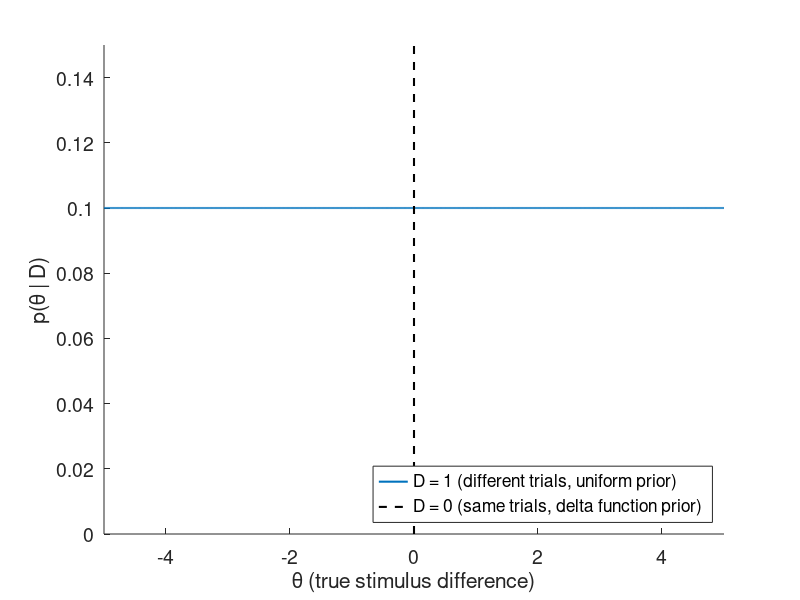

Source code (MATLAB): (Note: this script raises an error after producing the figure.)
% This code produces plots to explain the framework of our Bayesian same different model
%% SETUP
% Sigma values
sigmaTest = 0.5; % sigma test
sigmaRef = 0.5;  % sigma ref (aka sigma zero)

% Priors
pSame = 0.5;
pDiff = 0.5;

% Stimulus range
possibleStimDiffDb = [-5, 5];

% Possible theta values for different trials
% These are the true stimulus differences, approximates the prior p(theta | D = 1)
thetaMin = min(possibleStimDiffDb);
thetaMax = max(possibleStimDiffDb);
thetaRange = linspace(thetaMin, thetaMax, 1000); % smoother than stimDiffDb
thetaRange = thetaRange(find(thetaRange ~= 0)); % do not include 0 in the range

% Measurement grid for numerical integration
% The variable that the observer actually sees, possible measurement values 
mGrid = linspace(min(possibleStimDiffDb), max(possibleStimDiffDb), 1000)';  % column vector
dm = mGrid(2) - mGrid(1);

%% Plot of stimulus priors
% Uniform prior for D = 1
p_theta_given_D1 = ones(size(thetaRange)) / (thetaMax - thetaMin);

% Plot
figure; hold on;

% Plot uniform prior (different trials)
plot(thetaRange, p_theta_given_D1, 'LineWidth', 1.5);

% Plot delta function for same trials as a dotted vertical line
% Could add an arrow for clarity
maxHeight = max(p_theta_given_D1) * 1.5;
plot([0 0], [0 maxHeight], '--', 'LineWidth', 1.5, 'Color','k');

% Formatting
xlabel('\theta (true stimulus difference)');
ylabel('p(\theta | D)');
legend('D = 1 (different trials, uniform prior)', ...
       'D = 0 (same trials, delta function prior)', ...
       'Location', 'Southeast');
xlim([thetaMin thetaMax]);
ylim([0 maxHeight]);
set(gca, 'FontSize', 14);

%% Plotting (marginal) likelihoods

% Likelihood = marginal likelihood for same trials (D = 0)
% m represents the difference between the measurements
P_m_given_D0 = normpdf(mGrid, 0, sqrt(2)*sigmaRef); % std dev is sqrt(2)*sigmaZero

% Marginal likelihood for different trials (D = 1) as integral of Gaussians (box shape)
P_m_given_D1 = mean(normpdf(mGrid, thetaRange, sqrt(sigmaTest^2 + sigmaRef^2)), 2);
% normpdf() produces a matrix, with rows = m values and columns = theta values
% each column is p(m | theta_j)
% taking the mean(..., 2) averages across theta values for each fixed m

% Select a few theta values to plot example shifted Gaussians
exampleIdx = round(linspace(1, length(thetaRange), 5));  % 5 evenly spaced theta
figure; hold on;

% Plot example shifted Gaussians (light red)
for i = 1:length(exampleIdx)
    theta_i = thetaRange(exampleIdx(i));
    plot(mGrid, normpdf(mGrid, theta_i, sigmaTot), ...
         'Color', [0.8 0 0 0.3], 'LineWidth', 1.5);
end

% Overlay marginal likelihood (red)
plot(mGrid, P_m_given_D1, 'r', 'LineWidth', 3);

% Overlay same trials Gaussian (blue)
plot(mGrid, P_m_given_D0, 'b', 'LineWidth', 3);

% Labels and formatting
xlabel('Measurement m');
ylabel('p(m | D)');
legend('Shifted Gaussians', 'D = 1 marginal', 'D = 0 Gaussian');
set(gca, 'FontSize', 14);
xlim([-6 6]);
ylim([0 max([P_m_given_D1; P_m_given_D0])*1.2]);
box off;

%%















function pDifferent = bayesianSameDiffModelTwoSigma( stimDiffDb, sigmaParams, priorSame )
% Probability of reporting "different" in a same different judgement
%
% Syntax:
%   pDifferent = bayesianSameDiffModel( stimDiffDb, sigma )
%
% Description:
%   Bayesian same–different discrimination model.
%
%   Computes the observer's probability of reporting "different" for each
%   physical stimulus difference Δ in the vector stimDiffDb.
%
% Inputs:
%   stimDiffDb  - Vector of numeric values. The difference
%                 between the stimuli in units of decibels.
%
%   sigma       - Scalar numeric value. Standard deviation of sensory noise
%                 for internal measurements m1 and m2.
%
% Outputs:
%   pDifferent  - Vector of same length as stimDiffDb that gives
%                 the probability of reporting "different" for
%                 that degree of stimulus difference.
%
% Examples:
%{
    sigma = 0.3
    stimDiffDb = -10:0.5:10;    
    pDifferent = bayesianSameDiffModelTwoSigma(stimDiffDb, sigma );
    plot(stimDiffDb, pDifferent,'*-r');
%}

% Unpack two sigma values
sigma = sigmaParams(1); % sigma test
sigmaZero = sigmaParams(2);  % sigma ref

% Priors
pSame = priorSame;
pDiff = 1 - priorSame;

% Theoretical stimulus range
% CHANGE TO STIM PARAMS DOMAIN LIST
possibleStimDiffDb = [-5, 5];

% Possible theta values for different trials
% These are the true stimulus differences, approximates the prior p(theta | D = 1)
thetaRange = linspace(min(possibleStimDiffDb), max(possibleStimDiffDb), 1000); % smoother than stimDiffDb
thetaRange = thetaRange(find(thetaRange ~= 0)); % do not include 0 in the range

% Measurement grid for numerical integration
% The variable that the observer actually sees, possible measurement values 
mGrid = linspace(min(possibleStimDiffDb), max(possibleStimDiffDb), 1000)';  % column vector
dm = mGrid(2) - mGrid(1);

% Likelihood = marginal likelihood for same trials (D = 0)
% m represents the difference between the measurements
P_m_given_D0 = normpdf(mGrid, 0, sqrt(2)*sigmaZero); % std dev is sqrt(2)*sigmaZero

% Marginal likelihood for different trials (D = 1) as integral of Gaussians (box shape)
P_m_given_D1 = mean(normpdf(mGrid, thetaRange, sqrt(sigma^2 + sigmaZero^2)), 2);
% normpdf() produces a matrix, with rows = m values and columns = theta values
% each column is p(m | theta_j)
% taking the mean(..., 2) averages across theta values for each fixed m

% Precompute posterior P(D = 1 | m) (same for all stimDiffDb)
% Provides the decision rule
P_D1_given_m = (P_m_given_D1 * pDiff) ./ (P_m_given_D0 * pSame + P_m_given_D1 * pDiff);
P_D0_given_m = (P_m_given_D0 * pSame) ./ (P_m_given_D0 * pSame + P_m_given_D1 * pDiff);

% Decision rule
% Depends only on internal measurement, not on theta
decisionDifferent = (P_D1_given_m > 0.5);

dm = mGrid(2) - mGrid(1);

% Now compute P("different"|stimDiffDb) numerically
pDifferent = zeros(size(stimDiffDb));

for i = 1:length(stimDiffDb)
    delta = stimDiffDb(i);
    % If the true stimulus value were theta, how often would
    % the observer say different?

    % Likelihood of measurement given this stimulus difference
    % This is the sensory encoding stage
    % Observer treats every trial as if it might be a different trial
    P_m_given_delta = normpdf(mGrid, delta, sqrt(sigmaZero^2 + sigma^2));

    % Normalize
    P_m_given_delta = P_m_given_delta / sum(P_m_given_delta*dm);

    % Probability of decision = integration (average) over measurements
    % Add up the fractions of trials in each measurement bin that lead to a "diff" response
    pDifferent(i) = sum(P_m_given_delta .* decisionDifferent) * dm;
end

end

